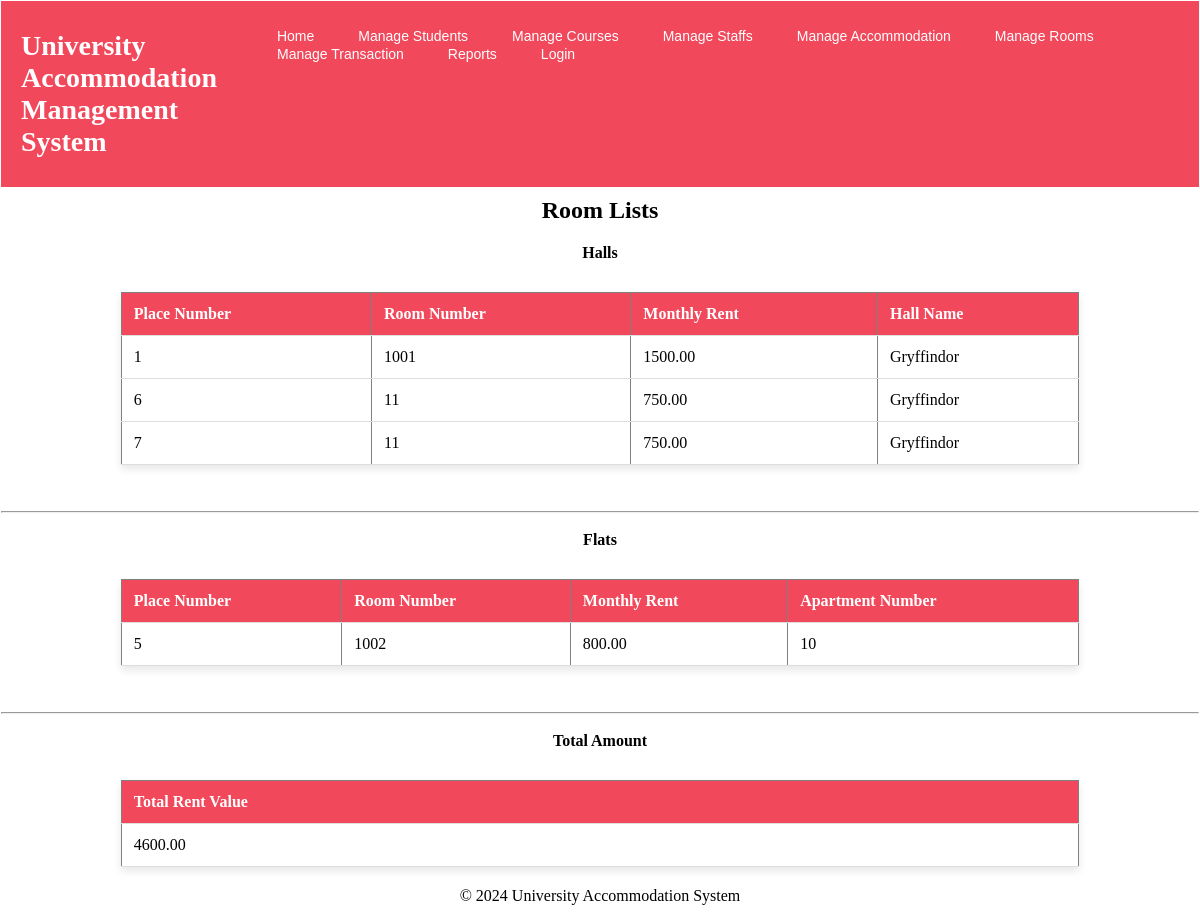
Page /pages/avail_rooms.php on the committed database.
### tables this page shows
CREATE TABLE `rooms` (
  `place_number` int(11) NOT NULL,
  `room_number` varchar(10) DEFAULT NULL,
  `monthly_rent` decimal(10,2) DEFAULT NULL,
  `room_type` enum('Hall','Flat') DEFAULT NULL,
  `hall_id` int(11) DEFAULT NULL,
  `flat_id` int(11) DEFAULT NULL
);

CREATE TABLE `halls_of_residence` (
  `hall_id` int(11) NOT NULL,
  `name` varchar(100) DEFAULT NULL,
  `address` text DEFAULT NULL,
  `phone_no` varchar(15) DEFAULT NULL,
  `staff_id` int(11) DEFAULT NULL
);

CREATE TABLE `student_flats` (
  `flat_id` int(11) NOT NULL,
  `apartment_number` varchar(50) DEFAULT NULL,
  `address` text DEFAULT NULL,
  `total_bedrooms` int(11) DEFAULT NULL
);

### pages/avail_rooms.php (the view, shortened to what this page needs)
<?php
include '../includes/db_connect.php';
include '../includes/header.php';
?>
<!DOCTYPE html>
<html lang="en">
<head>
    <link rel="stylesheet" href="assets/styles.css">
</head>
<body>
<h2>Room Lists</h2>
<h4>Halls</h4>
<table border="1">
    <tr>
        <th>Place Number</th>
        <th>Room Number</th>
        <th>Monthly Rent</th>
        <th>Hall Name</th>
    </tr>
    <?php
    $sql = "SELECT r.place_number, r.room_number, r.monthly_rent,
            hr.name AS hall_id
            FROM rooms r
            JOIN halls_of_residence hr ON r.hall_id = hr.hall_id
            WHERE r.room_type = 'Hall'";
    $result = $conn->query($sql);
    if ($result->num_rows > 0) {
        while ($row = $result->fetch_assoc()){
            echo "
                <tr>
                    <td>" . $row['place_number'] . "</td>
                    <td>" . $row['room_number'] . "</td>
                    <td>" . $row['monthly_rent'] . "</td>
                    <td>" . $row['hall_id'] . "</td>
                </tr>
            ";
        }
    } else {
        echo "<tr><td colspan='5'>No rooms found</td></tr>";
    }
    ?>
</table>
<br><hr>
<h4>Flats</h4>
<table border="1">
    <tr>
        <th>Place Number</th>
        <th>Room Number</th>
        <th>Monthly Rent</th>
        <th>Apartment Number</th>
    </tr>
    <?php
    $sql = "SELECT r.place_number, r.room_number, r.monthly_rent,
            sf.apartment_number AS flat_id
            FROM rooms r
            JOIN student_flats sf ON r.flat_id = sf.flat_id
            WHERE r.room_type = 'Flat'";
    $result = $conn->query($sql);
    if ($result->num_rows > 0) {
        while ($row = $result->fetch_assoc()){
            echo "
                <tr>
                    <td>" . $row['place_number'] . "</td>
                    <td>" . $row['room_number'] . "</td>
                    <td>" . $row['monthly_rent'] . "</td>
                    <td>" . $row['flat_id'] . "</td>
                </tr>
            ";
        }
    } else {
        echo "<tr><td colspan='4'>No rooms found</td></tr>";
    }
    ?>
</table>
<br><hr>
<h4>Total Amount</h4>
<table border="1">
    <tr>
        <th>Total Rent Value</th>
    </tr>
    <?php
    $sql = "SELECT SUM(monthly_rent) AS total_rent FROM rooms";
    $result = $conn->query($sql);
    if ($result->num_rows > 0) {
        while ($row = $result->fetch_assoc()){
            echo "
                <tr>
                    <td>" . $row['total_rent'] . "</td>
                </tr>
            ";
        }
    } else {
        echo "<tr><td colspan='1'>No total amount found</td></tr>";
    }
    ?>
</table>
<?php include '../includes/footer.php'; ?>
</body>
</html>

### includes/header.php (shortened to what this page needs)
<!DOCTYPE html>
<html lang="en">
<head>
</head>
<link rel="stylesheet" href="/uao/assets/styles.css">
<body>
<header>
<div class="header-title">
    <h1>University Accommodation Management System</h1>
</div>
    <nav class="Navbar">
        <ul>
            <li><a href="/uao/index.php">Home</a></li>
            <li><a href="/uao/pages/students.php">Manage Students</a></li>
            <li><a href="/uao/pages/course_related.php">Manage Courses</a></li>
            <li><a href="/uao/pages/staffs.php">Manage Staffs</a></li>
            <li><a href="/uao/pages/accommodation.php">Manage Accommodation</a></li>
            <li><a href="/uao/pages/rooms.php">Manage Rooms</a></li>
            <li><a href="/uao/pages/transaction.php">Manage Transaction</a></li>
            <li><a href="/uao/pages/reports.php">Reports</a></li>
            <?php if (isset($_SESSION['user_id'])): ?>
                <li><a href="/uao/pages/logout.php">Logout</a></li>
            <?php else: ?>
                <li><a href="/uao/pages/login.php">Login</a></li>
            <?php endif; ?>
        </ul>
    </nav>
</header>
</body>
</html>

### includes/footer.php (shortened to what this page needs)
    <footer>
        <p>&copy; 2024 University Accommodation System</p>
    </footer>
</body>
</html>

### assets/styles.css (style rules this page uses)
body { margin: 1px; }
h3, h2, h4 { margin: 0; padding: 10px 20px; color: white; font-weight: bold; text-align: center; color: black; }
header { display: flex; justify-content: space-between; background-color: #f1485b; color: white; padding: 10px 20px; }
.header-title { flex: 1; text-align: left; font-size: 14px; }
.Navbar { list-style: none; display: flex; gap: 20px; padding: 0; margin: 0; }
.Navbar li { display: inline-block; font-family: Tahoma, sans-serif; }
.Navbar li a { text-decoration: none; color: white; padding: 10px 15px; border-radius: 5px; transition: background-color 0.3s ease; }
table { width: 80%; margin: 20px auto; border-collapse: collapse; background-color: white; box-shadow: 0 4px 8px rgba(0, 0, 0, 0.1); }
th, td { padding: 12px; text-align: left; border-bottom: 1px solid #ddd; }
th { background-color: #f1485b; color: white; }
nav { margin-top: 20px; }
nav a { text-decoration: none; color: #ffffff; font-size: 14px; margin: 0 5px; }

### includes/footer.php (style rules this page uses)
footer { text-align: center; }

### rows in the picture
rooms: place_number "1", room_number "1001", monthly_rent "1500.00", hall.name "Gryffindor"
rooms: place_number "6", room_number "11", monthly_rent "750.00", hall.name "Gryffindor"
rooms: place_number "7", room_number "11", monthly_rent "750.00", hall.name "Gryffindor"
rooms: place_number "5", room_number "1002", monthly_rent "800.00", flat.apartment_number "10"

### other values in the picture
$row['total_rent'] "4600.00"
